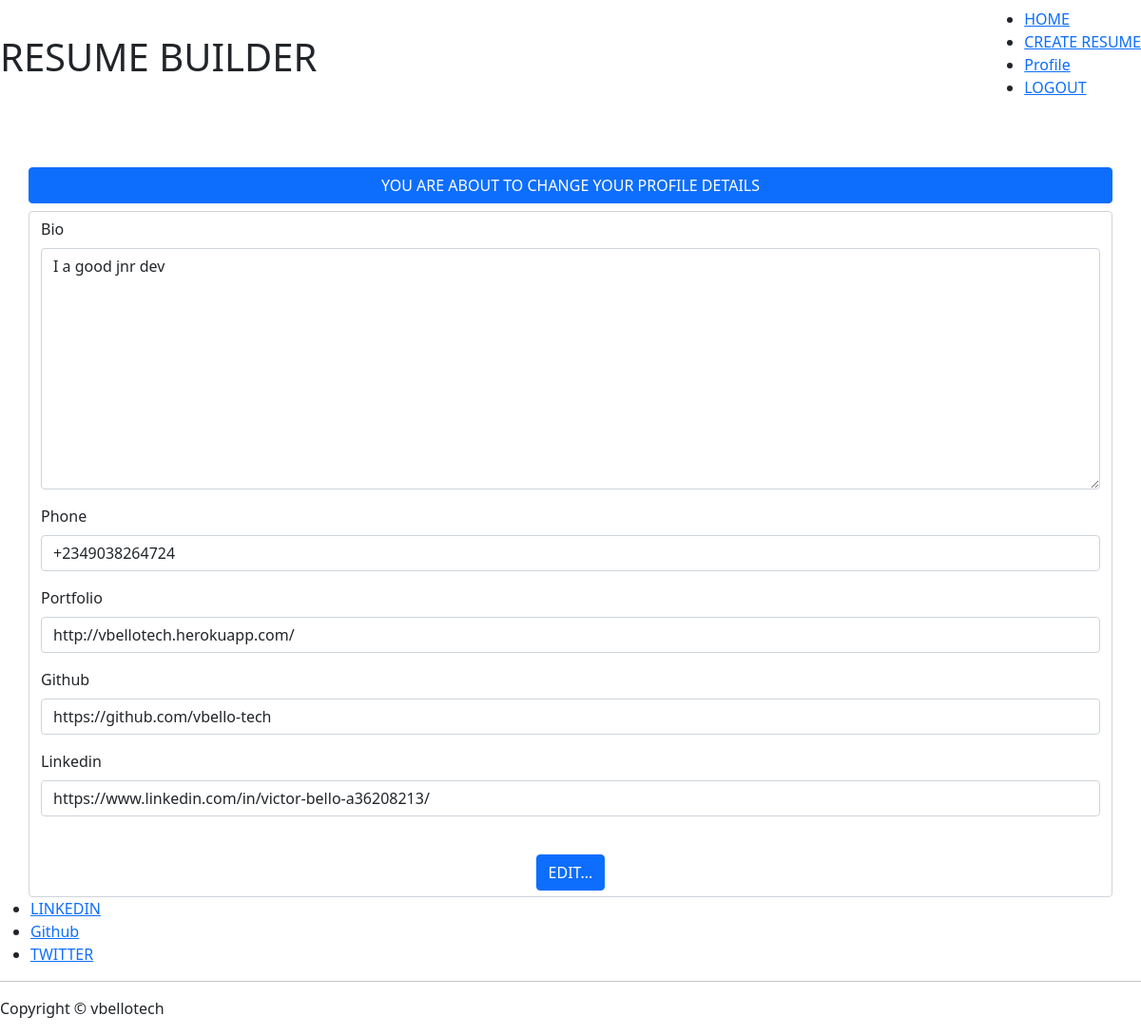
Screenshot of /user/user/profile_edit/ (signed in) with the database file from the repository.
### accounts/models.py (models this page shows, shortened)
class Userprofile(models.Model):
    user = models.OneToOneField('auth.user', on_delete=models.CASCADE)
    phone = PhoneNumberField(blank=True, null=True)
    bio = models.TextField(blank=True, null=True)
    experience_year = models.IntegerField(blank=True, null=True)
    portfolio = models.URLField(blank=True, null=True)
    github = models.URLField(blank=True, null=True)
    linkedin = models.URLField(blank=True, null=True)
    has_profile = models.BooleanField(default=False)
    created_date = models.DateTimeField(default=timezone.now)

### accounts/views.py (the view)
# urls.py: path('user/profile_edit/', profile_edit, name="profile_edit"),
@login_required
def profile_edit(request):
    user_profile = get_object_or_404(Userprofile, user=request.user)
    if request.method == "POST":
        form = EditProfileForm(request.POST, instance=user_profile)
        if form.is_valid:
            user = form.save(commit=False)
            user.user = request.user
            user.created_date = timezone.now()
            user.save()
            return redirect('user:user_detail', pk=request.user.pk)
        form = EditProfileForm()
    else:
        form = EditProfileForm(instance=user_profile)
    context = {
        'form': form
    }
    return render(request, 'registrations/profile_edit.html', context)

### accounts/forms.py
class EditProfileForm(forms.ModelForm):
    class Meta:
        model = Userprofile
        fields = ('bio', 'phone', 'portfolio', 'github', 'linkedin',)
        widgets = {
            'phone': PhoneNumberPrefixWidget(
                initial='NG',
                attrs={
                    'class': 'form-control',
                    'placeholder': 'PHONE NUMBER',
                    'aria-describedby': 'basic-addon2'
                }
            )
        }

### templates/registrations/profile_edit.html (shortened to what this page needs)
{% extends 'base.html' %}
{% load static %}
{% load crispy_forms_tags %}
{% block content %}
<br><br>
<div class="form-group">
     <div class="container " >
            <div class="row">
                {% if user.is_authenticated %}
<h2 class="btn btn-primary">YOU ARE ABOUT TO CHANGE YOUR PROFILE DETAILS</h2>
                <form  class="form-control" method="POST">
                    {{ form|crispy }}
                    <br>
                     <center><button type="submit" id="form-submit" class="btn btn-primary">EDIT...</button></center>
                </form>
                {% endif %}
            </div>
     </div>
</div>
{% endblock content %}

### rows the page displays
Userprofile: bio "I a good jnr dev", phone "+2349038264724", portfolio "http://vbellotech.herokuapp.com/", github "https://github.com/vbello-tech", linkedin "https://www.linkedin.com/in/victor-bello-a36208213/"
